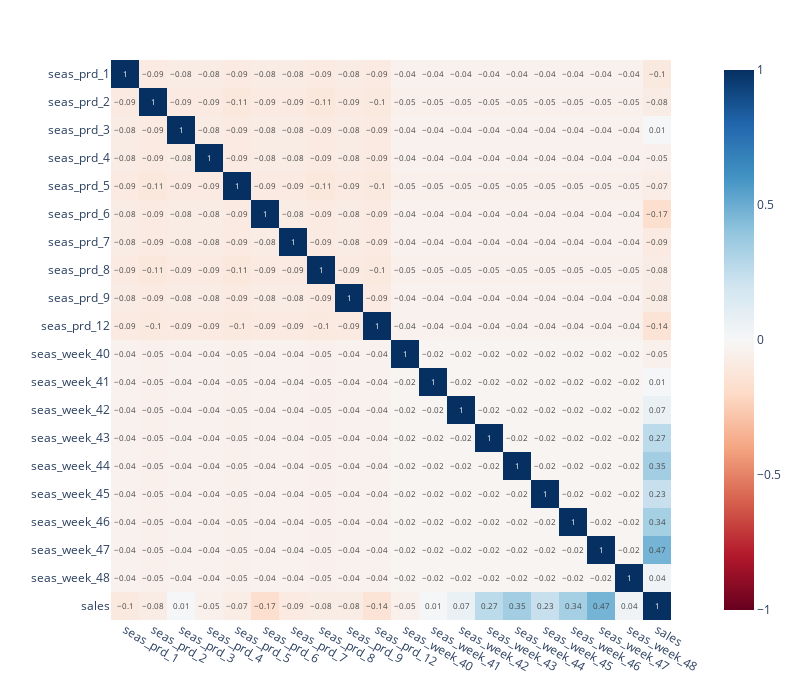

Notebook code for this chart:
### Code cell
feature_correlation_figure = plotly.express.imshow(dataset_dataframe[season_features].corr().round(2), zmin =- 1, zmax = 1,
                text_auto = True, width = 800, height = 700, 
                aspect = None, color_continuous_scale = 'rdbu')
feature_correlation_figure.show()

### Figure 1 — Plotly figure (JSON) as saved in the notebook; plotly's stock layout.template omitted (floating-point values rounded to 4 significant figures; data arrays with more than 128 entries replaced by an {"elided": "..."} marker saying what was removed)
{"data": [{"coloraxis": "coloraxis", "hovertemplate": "x: %{x}<br>y: %{y}<br>color: %{z}<extra></extra>", "name": "0", "texttemplate": "%{z}", "type": "heatmap", "x": ["seas_prd_1", "seas_prd_2", "seas_prd_3", "seas_prd_4", "seas_prd_5", "seas_prd_6", "seas_prd_7", "seas_prd_8", "seas_prd_9", "seas_prd_12", "seas_week_40", "seas_week_41", "seas_week_42", "seas_week_43", "seas_week_44", "seas_week_45", "seas_week_46", "seas_week_47", "seas_week_48", "sales"], "xaxis": "x", "y": ["seas_prd_1", "seas_prd_2", "seas_prd_3", "seas_prd_4", "seas_prd_5", "seas_prd_6", "seas_prd_7", "seas_prd_8", "seas_prd_9", "seas_prd_12", "seas_week_40", "seas_week_41", "seas_week_42", "seas_week_43", "seas_week_44", "seas_week_45", "seas_week_46", "seas_week_47", "seas_week_48", "sales"], "yaxis": "y", "z": {"elided": "20x20 float values"}}], "layout": {"coloraxis": {"cmax": 1, "cmin": -1, "colorscale": [[0, "rgb(103,0,31)"], [0.1, "rgb(178,24,43)"], [0.2, "rgb(214,96,77)"], [0.3, "rgb(244,165,130)"], [0.4, "rgb(253,219,199)"], [0.5, "rgb(247,247,247)"], [0.6, "rgb(209,229,240)"], [0.7, "rgb(146,197,222)"], [0.8, "rgb(67,147,195)"], [0.9, "rgb(33,102,172)"], [1, "rgb(5,48,97)"]]}, "height": 700, "margin": {"t": 60}, "width": 800, "xaxis": {"anchor": "y", "constrain": "domain", "domain": [0, 1], "scaleanchor": "y"}, "yaxis": {"anchor": "x", "autorange": "reversed", "constrain": "domain", "domain": [0, 1]}}}
